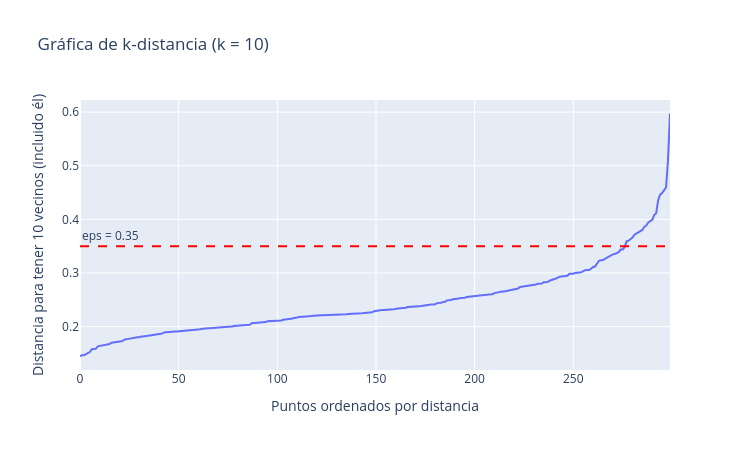

The cell this chart's notebook holds for it:
### Markdown cell above
### ✍️ Mini-ejercicio 2
Si quisieras exigir más densidad, con `min_samples = 10`:
1. Dibuja la gráfica de k-distancia de `X_lunas` con `k = 10`.
2. Elige un `eps` mirando el codo y ajusta `dbscan_lunas_10 = DBSCAN(eps=<tu eps>, min_samples=10).fit(X_lunas)`.
3. Revisa cuántos clusters y cuánto ruido salen con `evaluar_clustering('DBSCAN k=10', X_lunas, dbscan_lunas_10.labels_)`.

### Code cell
# 1. plot_k_distancia(X_lunas, k=10)
# 2. dbscan_lunas_10 = DBSCAN(eps=..., min_samples=10).fit(X_lunas)
# 3. evaluar_clustering('DBSCAN k=10', X_lunas, dbscan_lunas_10.labels_)
# ✍️ Tu código aquí
plot_k_distancia(X_lunas, k=10, eps=0.35)
dbscan_lunas_10 = DBSCAN(eps=0.35, min_samples=10).fit(X_lunas)
evaluar_clustering('DBSCAN k=10', X_lunas, dbscan_lunas_10.labels_)

### Figure 1 — Plotly figure (JSON) as saved in the notebook; plotly's stock layout.template omitted (floating-point values rounded to 4 significant figures; data arrays with more than 128 entries replaced by an {"elided": "..."} marker saying what was removed)
{"data": [{"hovertemplate": "Puntos ordenados por distancia=%{x}<br>Distancia para tener 10 vecinos (incluido él)=%{y}<extra></extra>", "legendgroup": "", "line": {"color": "#636efa", "dash": "solid"}, "marker": {"symbol": "circle"}, "mode": "lines", "name": "", "orientation": "v", "showlegend": false, "type": "scatter", "x": {"elided": "300 int values"}, "xaxis": "x", "y": {"elided": "300 float values"}, "yaxis": "y"}], "layout": {"annotations": [{"showarrow": false, "text": "eps = 0.35", "x": 0, "xanchor": "left", "xref": "x domain", "y": 0.35, "yanchor": "bottom", "yref": "y"}], "height": 450, "legend": {"tracegroupgap": 0}, "shapes": [{"line": {"color": "red", "dash": "dash"}, "type": "line", "x0": 0, "x1": 1, "xref": "x domain", "y0": 0.35, "y1": 0.35, "yref": "y"}], "title": {"text": "Gráfica de k-distancia (k = 10)"}, "width": 750, "xaxis": {"anchor": "y", "domain": [0.0, 1.0], "title": {"text": "Puntos ordenados por distancia"}}, "yaxis": {"anchor": "x", "domain": [0.0, 1.0], "title": {"text": "Distancia para tener 10 vecinos (incluido él)"}}}}
